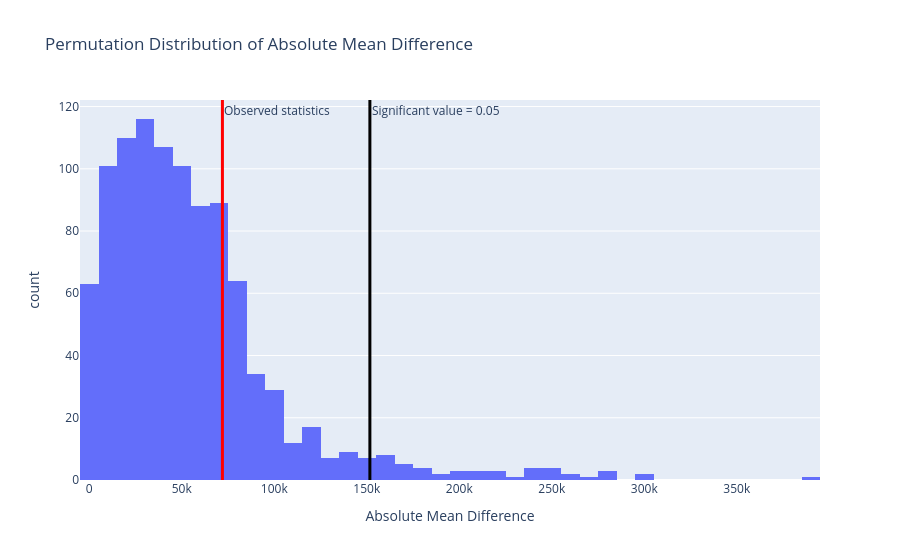

Notebook code cell kept with this figure:
### Markdown cell above
Then we set up a hypothesis test to find the missing mechanism of feature `Total_sales` by using permutation test. We will set the significance level into 0.05.

**Null Hypothesis:**  The distribution of `Customers_affected` is same when `Total_sales` is missing vs not missing.

**Alternate Hypothesis:** The distribution of `Customers_affected` is different when `Total_sales` is missing vs not missing.

**Test Statistic:** Absolute mean difference 

The following figure shows the result the permutation test. The test statistic is the total variance distance between two groups because "Year" is a categorical feature.

### Code cell
missing = cleaned_df["Total_sales"].isna()

obs_stat = diff_mean_stat(cleaned_df, missing, "Customers_affected")

perm_stats = []

for _ in range(1000):
    shuffled = pd.Series(np.random.permutation(missing), index=missing.index)
    perm_stats.append(
        diff_mean_stat(cleaned_df, shuffled, "Customers_affected")
    )

fig = px.histogram(
    perm_stats,
    nbins=40,
    title="Permutation Distribution of Absolute Mean Difference",
    labels={"value": "Absolute Mean Difference"},
)

fig.add_vline(
    x=obs_stat,
    line_color="red",
    line_width=3,
    annotation_text="Observed statistics",
    annotation_position="top right",
)

fig.add_vline(
    x=np.percentile(perm_stats, 95),
    line_color="black",
    line_width=3,
    annotation_text="Significant value = 0.05",
    annotation_position="top right",
)

fig.update_layout(showlegend=False)

fig.show()

# fig.write_html(
#     "/Users/wuyuming/Desktop/proj_4/proj04_page/graph/total_sales_missing_perm.html"
# )
p_value = (perm_stats >= obs_stat).mean()
print(f"p_value: {p_value}")

### Figure 1 — Plotly figure (JSON) as saved in the notebook; plotly's stock layout.template omitted (floating-point values rounded to 4 significant figures; data arrays with more than 128 entries replaced by an {"elided": "..."} marker saying what was removed)
{"data": [{"alignmentgroup": "True", "bingroup": "x", "hovertemplate": "variable=0<br>Absolute Mean Difference=%{x}<br>count=%{y}<extra></extra>", "legendgroup": "0", "marker": {"color": "#636efa", "pattern": {"shape": ""}}, "name": "0", "nbinsx": 40, "offsetgroup": "0", "orientation": "v", "showlegend": true, "type": "histogram", "x": {"elided": "1000 float values"}, "xaxis": "x", "yaxis": "y"}], "layout": {"annotations": [{"showarrow": false, "text": "Observed statistics", "x": 71980.0, "xanchor": "left", "xref": "x", "y": 1, "yanchor": "top", "yref": "y domain"}, {"showarrow": false, "text": "Significant value = 0.05", "x": 151700.0, "xanchor": "left", "xref": "x", "y": 1, "yanchor": "top", "yref": "y domain"}], "barmode": "relative", "legend": {"title": {"text": "variable"}, "tracegroupgap": 0}, "shapes": [{"line": {"color": "red", "width": 3}, "type": "line", "x0": 71980.0, "x1": 71980.0, "xref": "x", "y0": 0, "y1": 1, "yref": "y domain"}, {"line": {"color": "black", "width": 3}, "type": "line", "x0": 151700.0, "x1": 151700.0, "xref": "x", "y0": 0, "y1": 1, "yref": "y domain"}], "showlegend": false, "title": {"text": "Permutation Distribution of Absolute Mean Difference"}, "xaxis": {"anchor": "y", "domain": [0, 1], "title": {"text": "Absolute Mean Difference"}}, "yaxis": {"anchor": "x", "domain": [0, 1], "title": {"text": "count"}}}}
